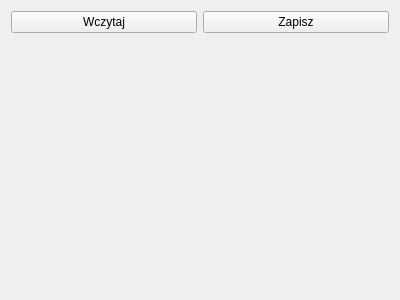
<?xml version="1.0" encoding="UTF-8"?>
<ui version="4.0">
 <class>FileManagerWidget</class>
 <widget class="QWidget" name="FileManagerWidget">
  <property name="geometry">
   <rect>
    <x>0</x>
    <y>0</y>
    <width>400</width>
    <height>300</height>
   </rect>
  </property>
  <property name="windowTitle">
   <string>Form</string>
  </property>
  <layout class="QVBoxLayout" name="verticalLayout">
   <item>
    <layout class="QHBoxLayout" name="horizontalLayout">
     <item>
      <widget class="QPushButton" name="openButton">
       <property name="text">
        <string>Wczytaj</string>
       </property>
       <property name="icon">
        <iconset resource="img/images.qrc">
         <normaloff>:/img/open.png</normaloff>:/img/open.png</iconset>
       </property>
      </widget>
     </item>
     <item>
      <widget class="QPushButton" name="saveButton">
       <property name="text">
        <string>Zapisz</string>
       </property>
       <property name="icon">
        <iconset resource="img/images.qrc">
         <normaloff>:/img/save.png</normaloff>:/img/save.png</iconset>
       </property>
      </widget>
     </item>
    </layout>
   </item>
   <item>
    <spacer name="verticalSpacer">
     <property name="orientation">
      <enum>Qt::Vertical</enum>
     </property>
     <property name="sizeHint" stdset="0">
      <size>
       <width>20</width>
       <height>40</height>
      </size>
     </property>
    </spacer>
   </item>
  </layout>
 </widget>
 <resources>
  <include location="img/images.qrc"/>
 </resources>
 <connections/>
</ui>
